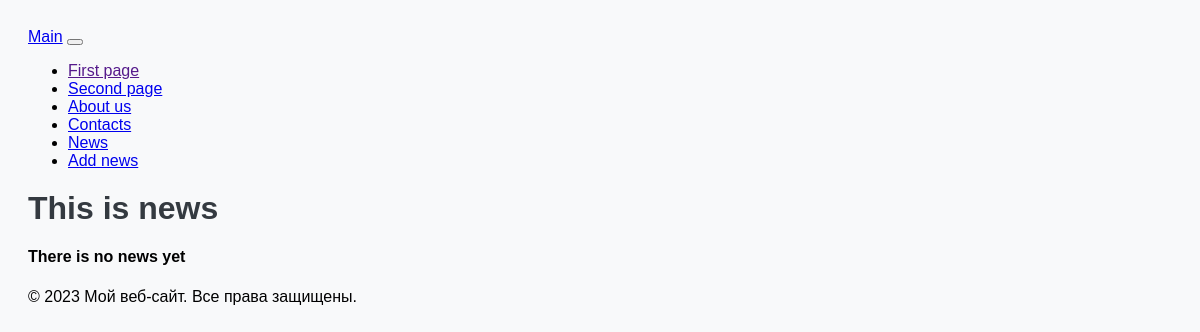
Before: /news/ with the older database file.
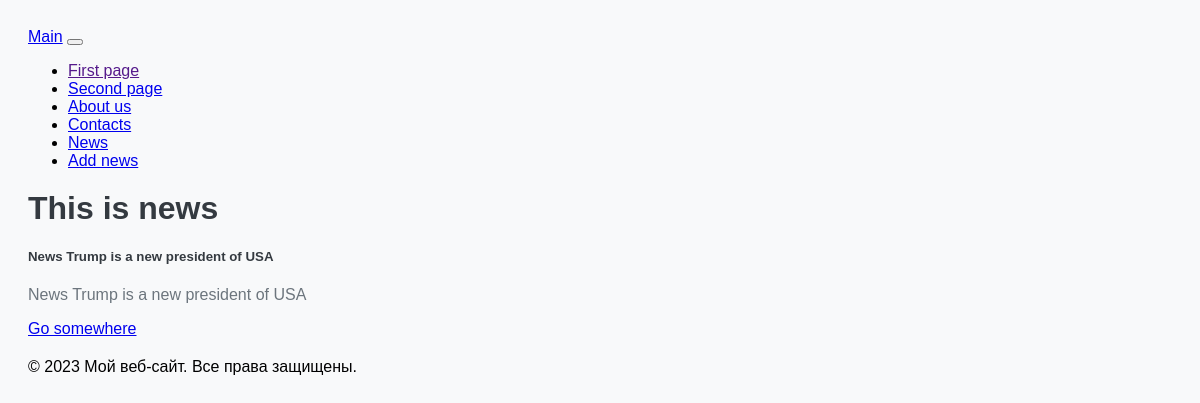
After: the same page with the newer database file.
### news/models.py (models this page shows, shortened)
class NewsPost(models.Model):
    title = models.CharField('Название новости', max_length=50)
    short_description = models.CharField('Краткое описание новости', max_length=200)
    text = models.TextField('Новость')
    pub_date = models.DateTimeField('Дата публикации')
    author = models.ForeignKey(User, on_delete=models.CASCADE, related_name='news_posts')
    class Meta:
        verbose_name = 'Новость'
        verbose_name_plural = 'Новости'

### news/views.py (the view)
# urls.py: path('', views.index, name='home'),
def home(request):
    news = NewsPost.objects.all()
    return render(request, 'news/news.html', {'news': news})

### news/templates/news/news.html (shortened to what this page needs)
{% extends 'main/layout.html' %}
{% block content %}
  <h1>This is news</h1>
    {% if news %}
        {% for new in news %}
                <div class="card" style="width: 30rem;">
                  <div class="card-body">
                    <h5 class="card-title">{{ new.title }}</h5>
                    <p class="card-text">{{ new.short_description }}</p>
                    <a href="#" class="btn btn-primary">Go somewhere</a>
                  </div>
                </div>
        {% endfor %}
    {% else %}
        <h4> There is no news yet</h4>
    {% endif %}
{% endblock %}

### main/templates/main/layout.html (shortened to what this page needs)
{% load static %}
<html lang="en">
<head>
    <link rel="stylesheet" href="{% static 'main/static/main/css/main.css'%}">
</head>
<body>
{% include 'main/nav.html'%}
{% block content %}{% endblock %}
<footer class="bg-light text-center text-lg-start">
    <div class="text-center p-3">
        &copy; 2023 Мой веб-сайт. Все права защищены.
    </div>
</footer>
</body>
</html>

### main/templates/main/nav.html (shortened to what this page needs)
<nav class="navbar navbar-expand-lg navbar-light bg-light">
    <div class="container">
        <a class="navbar-brand" href="/">Main</a>
        <button class="navbar-toggler" type="button" data-toggle="collapse" data-target="#navbarNav" aria-controls="navbarNav" aria-expanded="false" aria-label="Toggle navigation">
        </button>
        <div class="collapse navbar-collapse" id="navbarNav">
            <ul class="navbar-nav">
                <li class="nav-item">
                    <a class="nav-link" href="">First page</a>
                </li>
                <li class="nav-item">
                    <a class="nav-link" href="/new">Second page</a>
                </li>
                <li class="nav-item">
                    <a class="nav-link" href="/about">About us</a>
                </li>
                <li class="nav-item">
                    <a class="nav-link" href="/contacts">Contacts</a>
                </li>
                <li class="nav-item">
                    <a class="nav-link" href="/news">News</a>
                </li>
                <li class="nav-item">
                    <a class="nav-link" href="/news">Add news</a>
                </li>
            </ul>
        </div>
    </div>
</nav>

### main/static/main/css/main.css (style rules this page uses)
body { background-color: #f8f9fa; font-family: Arial, sans-serif; padding: 20px; }
.card { margin-bottom: 20px; }
.card-title { font-weight: bold; color: #343a40; }
h1 { margin-top: 20px; color: #343a40; }
p { color: #6c757d; }

Changed rows visible on the page:
added NewsPost: title "News Trump is a new president of USA", short_description "News Trump is a new president of USA"
Other visible differences:
text no longer shown: "There is no news yet"
